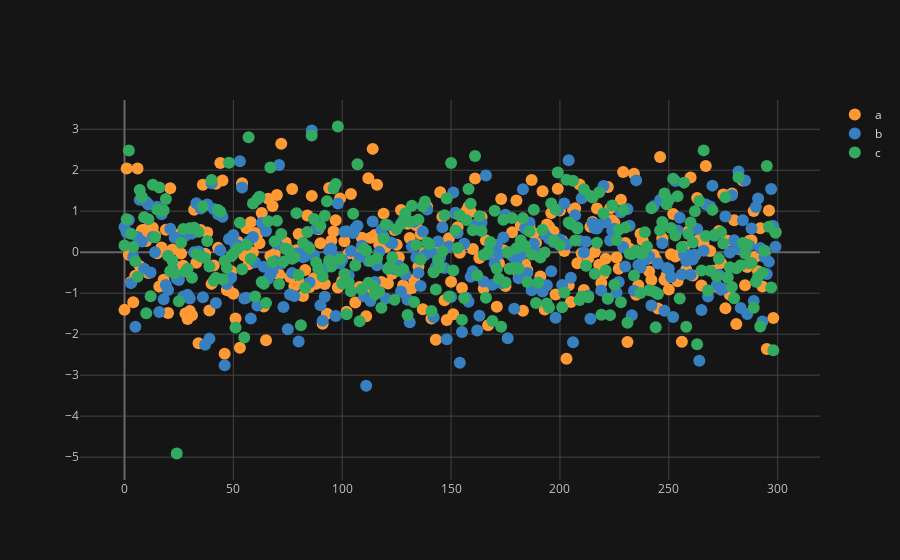

Write notebook code for a chart like this one.
### Code cell
df1.iplot(mode="markers")

### Figure 1 — Plotly figure (JSON) as saved in the notebook; plotly's stock layout.template omitted (floating-point values rounded to 4 significant figures; data arrays with more than 128 entries replaced by an {"elided": "..."} marker saying what was removed)
{"data": [{"line": {"color": "rgba(255, 153, 51, 1.0)", "dash": "solid", "shape": "linear", "width": 1.3}, "marker": {"size": 12, "symbol": "circle"}, "mode": "markers", "name": "a", "text": "", "type": "scatter", "x": {"elided": "300 int values"}, "y": {"elided": "300 float values"}}, {"line": {"color": "rgba(55, 128, 191, 1.0)", "dash": "solid", "shape": "linear", "width": 1.3}, "marker": {"size": 12, "symbol": "circle"}, "mode": "markers", "name": "b", "text": "", "type": "scatter", "x": {"elided": "300 int values"}, "y": {"elided": "300 float values"}}, {"line": {"color": "rgba(50, 171, 96, 1.0)", "dash": "solid", "shape": "linear", "width": 1.3}, "marker": {"size": 12, "symbol": "circle"}, "mode": "markers", "name": "c", "text": "", "type": "scatter", "x": {"elided": "300 int values"}, "y": {"elided": "300 float values"}}], "layout": {"legend": {"bgcolor": "#151516", "font": {"color": "#D9D9D9"}}, "paper_bgcolor": "#151516", "plot_bgcolor": "#151516", "title": {"font": {"color": "#D9D9D9"}}, "xaxis": {"gridcolor": "#434343", "showgrid": true, "tickfont": {"color": "#C2C2C2"}, "title": {"font": {"color": "#D9D9D9"}, "text": ""}, "zerolinecolor": "#666570"}, "yaxis": {"gridcolor": "#434343", "showgrid": true, "tickfont": {"color": "#C2C2C2"}, "title": {"font": {"color": "#D9D9D9"}, "text": ""}, "zerolinecolor": "#666570"}}}
